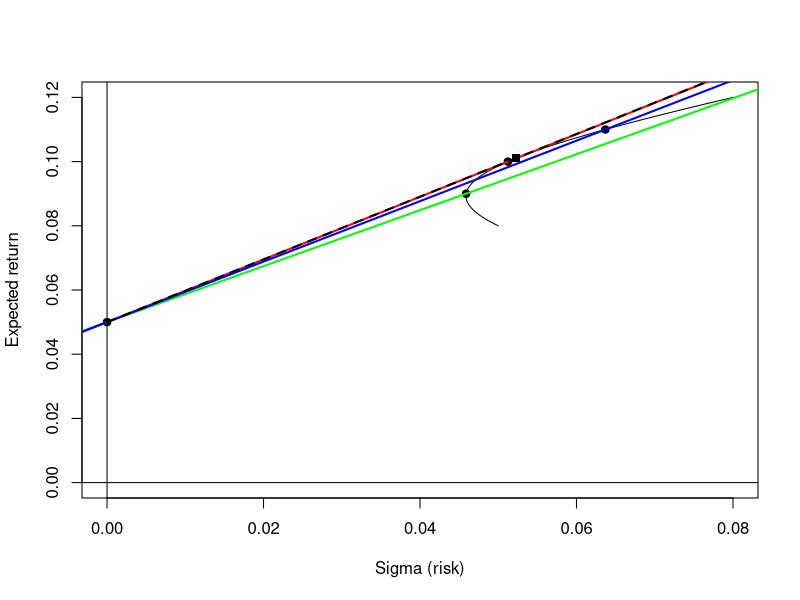

The R source for this figure:
#With this code you can specify the expected returns, the standard deviations and the correlation 
#of 2 assets. In addition, the expected return of the risk free asset, and 3 beta_1 values for 
#3 portfolios. The code will plot all the different portfolios on a line that can be created form
#the 2 assets, plus the 3 given portfolios with red dots. It also shows the opportunity lines if you
#can lend/borrow at the given risk free r0 rate with 3 different colored (red, green, blue) lines.

#INPUTS of the 2 assets in the portfolio:
#Expeced returns:
e1 = 0.12
e2 = 0.08
#Standard deviations:
sd1 = 0.08
sd2 = 0.05
#Correlation of the 2 assets:
correl = 0.2

#Risk free expected return:
r0 = 0.05
#The 3 portfolios' beta_1 values from the exercise
mybetas = c(0.5, 0.25, 0.75)


#MAKING the vector e, and the matrix v based on the inputs:
e = matrix(c(e1,e2), 2, 1);
v11 = sd1^2;
v12 = correl * sd1 * sd2;
v21 = v12;
v22 = sd2^2;
v = matrix(c(v11,v12,v21,v22), 2, 2);


#FUNCTIONS to calculate the risk and the expected return of the portfolio based on a beta_1 value:
sigma <- function(beta){
s <- beta * beta * v[1,1] + (1-beta) * (1-beta) * v[2,2] + 2 * beta * (1-beta) * v[1,2];
sqrt(s)
}

expected <- function(beta){
beta1 = beta;
beta2 = (1-beta);
ex <- beta1 * e[1,1] + beta2 * e[2,1]
}


#PLOTTING all possible portfolios based on the different weights, from beta_1=0 to beta_1=1
betas = seq(0, 1, 0.01);
xaxis = sigma(betas);
yaxis = expected(betas);

#--------------------------------------------------------------------------------------------------------------------
#USE THIS plot if you would like to see the WHOLE PICTURE with the x and y axis
plot(xaxis, yaxis, type="l", xlab="Sigma (risk)", ylab="Expected return", xlim=c(0, max(sd1,sd2)), ylim=c(0, max(e1,e2)))

#USE THIS plot if you would like to see the portfolios from UP CLOSE
#plot(xaxis, yaxis, type="l", xlab="Sigma (risk)", ylab="Expected return")

#USE THIS plot if you would like to see the TANGENCY PORTFOLIO from UP CLOSE
#plot(xaxis, yaxis, type = "l", xlab="Sigma (risk)", ylab="Expected return", xlim=c(sigmapitangency-0.0015, sigmapitangency+0.0015), ylim=c(epitangency-0.0015,epitangency+0.0015))
#--------------------------------------------------------------------------------------------------------------------


#PLOTTING the x and y AXIS, the RISK FREE asset, and the 3 given PORTFOLIOS with black dots
abline(h = 0)
abline(v = 0)
points(0, r0, pch=19)
points(sigma(mybetas), expected(mybetas), pch=19)


#PLOTTING the 3 different lines for the case, when we can LEND/BORROW at an r0 interest rate
xx1=c(0, sigma(mybetas[1]));
yy1=c(r0, expected(mybetas[1]));
abline(lm(yy1~xx1), col="red", lwd=2)

xx2=c(0, sigma(mybetas[2]));
yy2=c(r0, expected(mybetas[2]));
abline(lm(yy2~xx2), col="green", lwd=2)

xx3=c(0, sigma(mybetas[3]));
yy3=c(r0, expected(mybetas[3]));
abline(lm(yy3~xx3), col="blue", lwd=2)


#Calculating the K value, and making the CML function
onematrix=matrix(c(1,1),2,1);
K = t(e - r0 * onematrix) %*% solve(v) %*% (e - r0 * onematrix)

cml <- function(sigmapi){
epi <- sigmapi * c(sqrt(K)) + r0
}

#PLOTTING the CML with black dashed line
sigmapis = seq(0, max(sd1,sd2)+5, 0.01);
lines(sigmapis, cml(sigmapis), lwd=2, lty='dashed')


#Calculating and plotting the TANGENCY PORTFOLIO with a black square
C = t(onematrix) %*% solve(v) %*% onematrix;
A = t(onematrix) %*% solve(v) %*% e;

epitangency = r0 + K / (C * (A/C - r0));
sigmapitangency = (epitangency - r0) / sqrt(K);
points(sigmapitangency, epitangency , pch=15)

